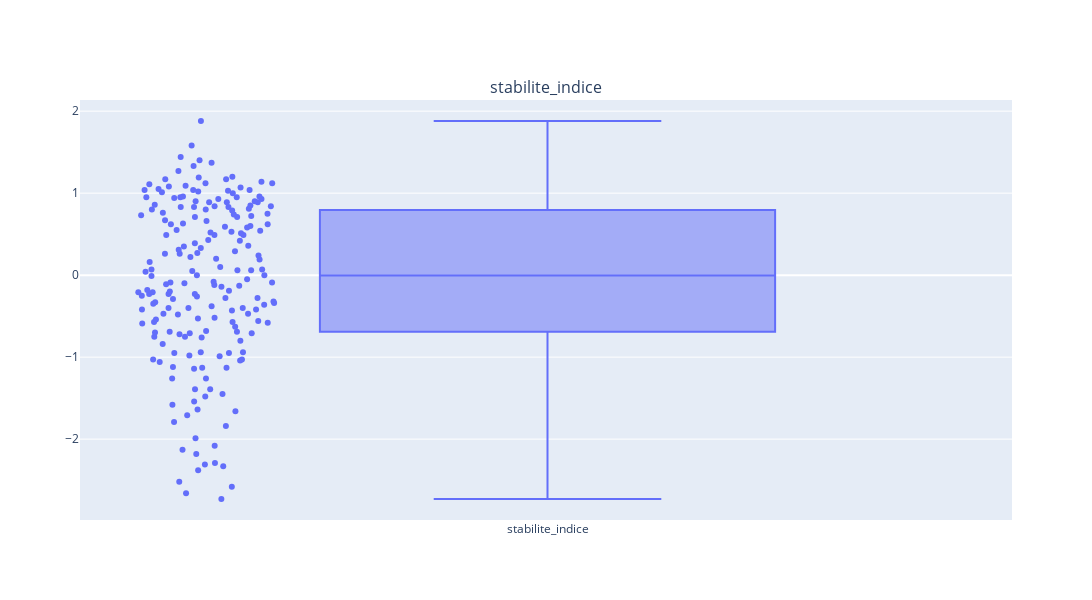

Notebook code for this chart:
### Code cell
boxplot_columns(stabilite)

### Figure 1 — Plotly figure (JSON) as saved in the notebook; plotly's stock layout.template omitted (floating-point values rounded to 4 significant figures; data arrays with more than 128 entries replaced by an {"elided": "..."} marker saying what was removed)
{"data": [{"boxpoints": "all", "hovertext": {"elided": "196 str values"}, "name": "stabilite_indice", "type": "box", "xaxis": "x", "y": {"elided": "196 float values"}, "yaxis": "y"}], "layout": {"annotations": [{"font": {"size": 16}, "showarrow": false, "text": "stabilite_indice", "x": 0.5, "xanchor": "center", "xref": "paper", "y": 1, "yanchor": "bottom", "yref": "paper"}], "height": 600, "width": 1700, "xaxis": {"anchor": "y", "domain": [0, 1]}, "yaxis": {"anchor": "x", "domain": [0, 1]}}}
